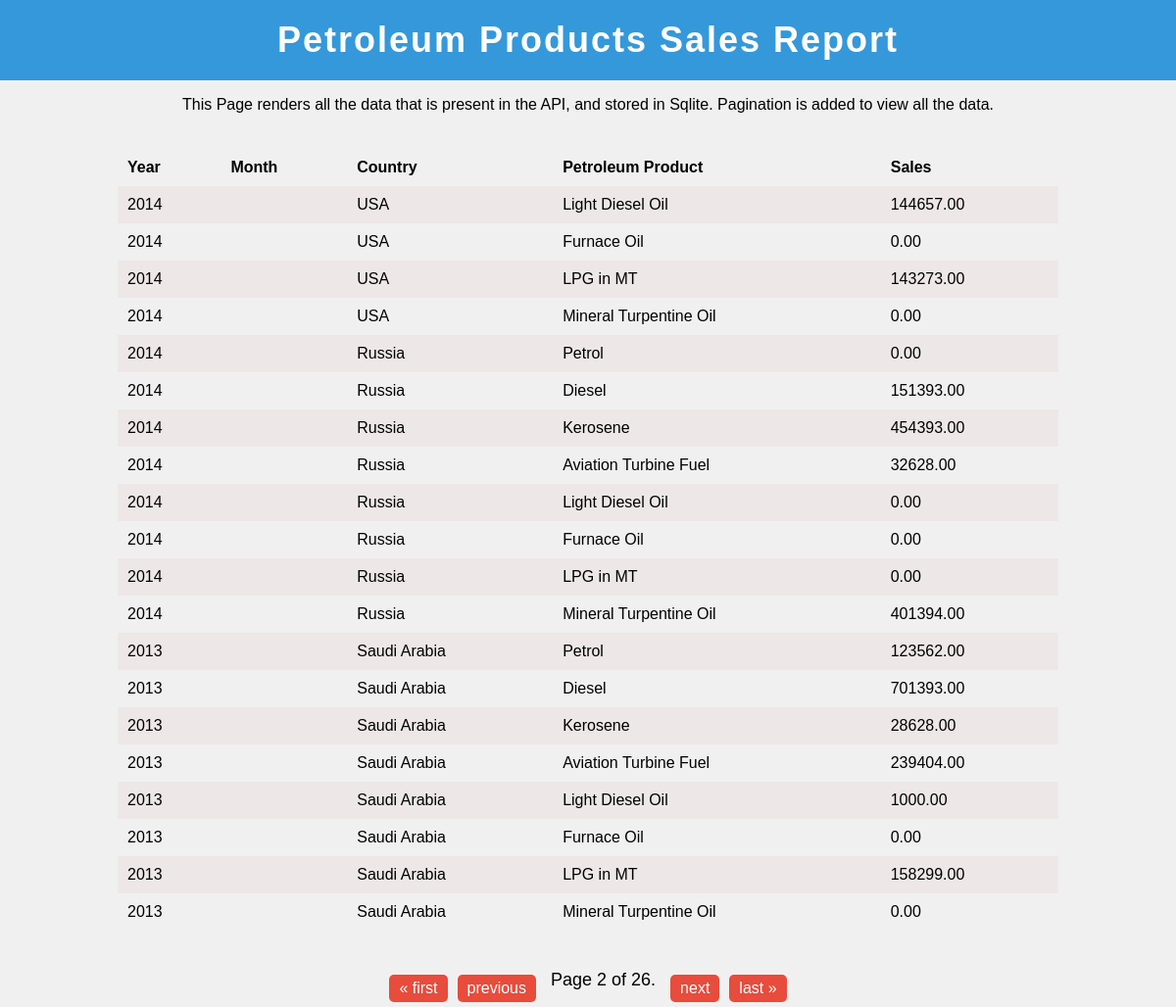
The app's page /report/?page=2 with its own data.
### home/models.py (models this page shows)
class Sale(models.Model):
    country = models.ForeignKey(Country, on_delete=models.CASCADE)
    product = models.ForeignKey(PetroleumProduct, on_delete=models.CASCADE)
    year = models.IntegerField()
    sales = models.DecimalField(max_digits=10, decimal_places=2)

class Country(models.Model):
    name = models.CharField(max_length=100)
    def __str__(self):
        return self.name

class PetroleumProduct(models.Model):
    name = models.CharField(max_length=100)
    def __str__(self):
        return self.name

### home/views.py (the view)
# urls.py: path('report/', views.report, name="report"),
def report(request):
    sales_data = Sale.objects.all()
    records_per_page = 20
    paginator = Paginator(sales_data, records_per_page)
    page = request.GET.get('page')
    try:
        sales_data = paginator.page(page)
    except PageNotAnInteger:
        sales_data = paginator.page(1)
    except EmptyPage:
        sales_data = paginator.page(paginator.num_pages)
    context = {
        'sales_data' : sales_data
    }
    return render(request, 'report.html', context)

### home/templates/report.html (shortened to what this page needs)
<!DOCTYPE html>
<html lang="en">
<head>
</head>
<body>
    <h1>Petroleum Products Sales Report</h1>
    <p>This Page renders all the data that is present in the API, and stored in Sqlite. Pagination is added to view all the data.</p>
    <table class="styled-table">
        <tr>
            <th>Year</th>
            <th>Month</th>
            <th>Country</th>
            <th>Petroleum Product</th>
            <th>Sales</th>
        </tr>
        {% for sale in sales_data %}
        <tr>
            <td>{{ sale.year }}</td>
            <td>{{ sale.month }}</td>
            <td>{{ sale.country }}</td>
            <td>{{ sale.product }}</td>
            <td>{{ sale.sales }}</td>
        </tr>
        {% endfor %}
    </table>
    <div class="pagination">
        <span class="step-links">
            {% if sales_data.has_previous %}
                <a href="?page=1" class="pagination-link">&laquo; first</a>
                <a href="?page={{ sales_data.previous_page_number }}" class="pagination-link">previous</a>
            {% endif %}
            <span class="current-page">
                Page {{ sales_data.number }} of {{ sales_data.paginator.num_pages }}.
            </span>
            {% if sales_data.has_next %}
                <a href="?page={{ sales_data.next_page_number }}" class="pagination-link">next</a>
                <a href="?page={{ sales_data.paginator.num_pages }}" class="pagination-link">last &raquo;</a>
            {% endif %}
        </span>
    </div>
</body>
</html>

### home/templates/report.html (style rules this page uses)
body { background-color: #f0f0f0; font-family: Arial, sans-serif; text-align: center; margin: 0; padding: 0; display: flex; flex-direction: column; }
h1 { background-color: #3498db; padding: 20px; color: #fff; font-size: 36px; letter-spacing: 2px; margin: 0; }
table { border-collapse: collapse; width: 80%; margin: 20px auto; }
th, td { text-align: left; padding: 10px; }
tr:nth-child(even) { background-color: #eee7e7; }
.pagination { display: flex; justify-content: center; margin-top: 20px; }
.step-links { display: flex; }
.pagination-link { padding: 5px 10px; text-decoration: none; background-color: #e74c3c; color: #fff; margin: 5px; border-radius: 5px; font-size: 16px; transition: background-color 0.3s; }
.current-page { margin: 0 10px; font-size: 18px; }

### records on screen
Sale: year "2014", country "USA", product "Light Diesel Oil", sales "144657.00"
Sale: year "2014", country "USA", product "Furnace Oil", sales "0.00"
Sale: year "2014", country "USA", product "LPG in MT", sales "143273.00"
Sale: year "2014", country "USA", product "Mineral Turpentine Oil", sales "0.00"
Sale: year "2014", country "Russia", product "Petrol", sales "0.00"
Sale: year "2014", country "Russia", product "Diesel", sales "151393.00"
Sale: year "2014", country "Russia", product "Kerosene", sales "454393.00"
Sale: year "2014", country "Russia", product "Aviation Turbine Fuel", sales "32628.00"
Sale: year "2014", country "Russia", product "Light Diesel Oil", sales "0.00"
Sale: year "2014", country "Russia", product "Furnace Oil", sales "0.00"
Sale: year "2014", country "Russia", product "LPG in MT", sales "0.00"
Sale: year "2014", country "Russia", product "Mineral Turpentine Oil", sales "401394.00"
Sale: year "2013", country "Saudi Arabia", product "Petrol", sales "123562.00"
Sale: year "2013", country "Saudi Arabia", product "Diesel", sales "701393.00"
Sale: year "2013", country "Saudi Arabia", product "Kerosene", sales "28628.00"
Sale: year "2013", country "Saudi Arabia", product "Aviation Turbine Fuel", sales "239404.00"
Sale: year "2013", country "Saudi Arabia", product "Light Diesel Oil", sales "1000.00"
Sale: year "2013", country "Saudi Arabia", product "Furnace Oil", sales "0.00"
Sale: year "2013", country "Saudi Arabia", product "LPG in MT", sales "158299.00"
Sale: year "2013", country "Saudi Arabia", product "Mineral Turpentine Oil", sales "0.00"

### other values on screen
{{ sales_data.number }} "2"
{{ sales_data.paginator.num_pages }} "26"
